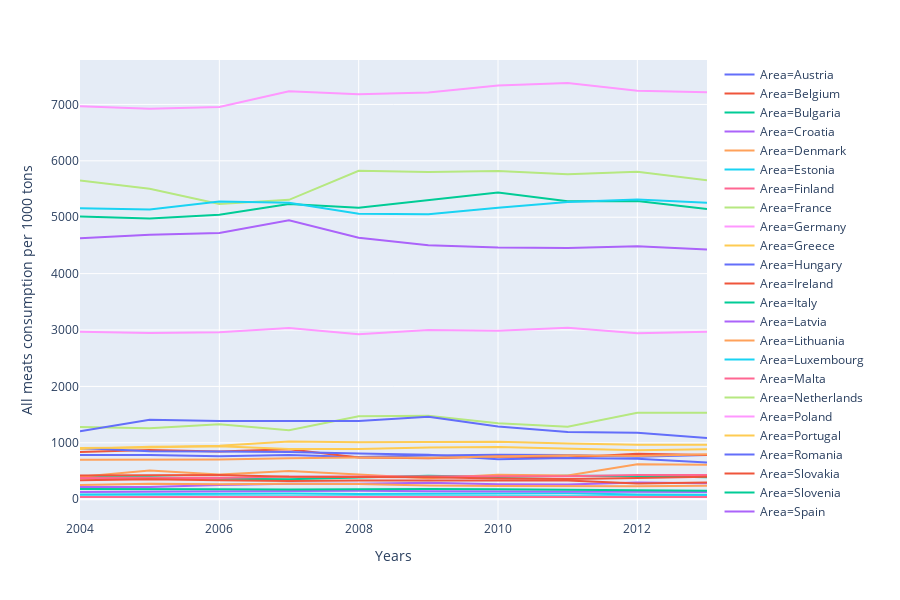

Notebook code for this chart:
### Code cell
fig = px.line(meat_consumption_melted, x="years", y='value', color='Area')
fig.update_xaxes(title_text='Years')
fig.update_yaxes(title_text='All meats consumption per 1000 tons')
fig.show()

### Figure 1 — Plotly figure (JSON) as saved in the notebook; plotly's stock layout.template omitted (floating-point values rounded to 4 significant figures)
{"data": [{"hoverlabel": {"namelength": 0}, "hovertemplate": "Area=Austria<br>years=%{x}<br>value=%{y}", "legendgroup": "Area=Austria", "line": {"color": "#636efa", "dash": "solid"}, "mode": "lines", "name": "Area=Austria", "showlegend": true, "type": "scatter", "x": [2004, 2005, 2006, 2007, 2008, 2009, 2010, 2011, 2012, 2013], "xaxis": "x", "y": [783, 783, 762, 783, 750, 776, 788, 785, 753, 784], "yaxis": "y"}, {"hoverlabel": {"namelength": 0}, "hovertemplate": "Area=Belgium<br>years=%{x}<br>value=%{y}", "legendgroup": "Area=Belgium", "line": {"color": "#EF553B", "dash": "solid"}, "mode": "lines", "name": "Area=Belgium", "showlegend": true, "type": "scatter", "x": [2004, 2005, 2006, 2007, 2008, 2009, 2010, 2011, 2012, 2013], "xaxis": "x", "y": [837, 873, 844, 887, 740, 728, 758, 739, 805, 784], "yaxis": "y"}, {"hoverlabel": {"namelength": 0}, "hovertemplate": "Area=Bulgaria<br>years=%{x}<br>value=%{y}", "legendgroup": "Area=Bulgaria", "line": {"color": "#00cc96", "dash": "solid"}, "mode": "lines", "name": "Area=Bulgaria", "showlegend": true, "type": "scatter", "x": [2004, 2005, 2006, 2007, 2008, 2009, 2010, 2011, 2012, 2013], "xaxis": "x", "y": [391, 388, 364, 354, 386, 415, 392, 416, 412, 389], "yaxis": "y"}, {"hoverlabel": {"namelength": 0}, "hovertemplate": "Area=Croatia<br>years=%{x}<br>value=%{y}", "legendgroup": "Area=Croatia", "line": {"color": "#ab63fa", "dash": "solid"}, "mode": "lines", "name": "Area=Croatia", "showlegend": true, "type": "scatter", "x": [2004, 2005, 2006, 2007, 2008, 2009, 2010, 2011, 2012, 2013], "xaxis": "x", "y": [216, 217, 252, 274, 272, 292, 265, 262, 296, 285], "yaxis": "y"}, {"hoverlabel": {"namelength": 0}, "hovertemplate": "Area=Denmark<br>years=%{x}<br>value=%{y}", "legendgroup": "Area=Denmark", "line": {"color": "#FFA15A", "dash": "solid"}, "mode": "lines", "name": "Area=Denmark", "showlegend": true, "type": "scatter", "x": [2004, 2005, 2006, 2007, 2008, 2009, 2010, 2011, 2012, 2013], "xaxis": "x", "y": [397, 511, 438, 500, 436, 373, 432, 422, 620, 613], "yaxis": "y"}, {"hoverlabel": {"namelength": 0}, "hovertemplate": "Area=Estonia<br>years=%{x}<br>value=%{y}", "legendgroup": "Area=Estonia", "line": {"color": "#19d3f3", "dash": "solid"}, "mode": "lines", "name": "Area=Estonia", "showlegend": true, "type": "scatter", "x": [2004, 2005, 2006, 2007, 2008, 2009, 2010, 2011, 2012, 2013], "xaxis": "x", "y": [84, 90, 95, 100, 94, 101, 102, 106, 84, 80], "yaxis": "y"}, {"hoverlabel": {"namelength": 0}, "hovertemplate": "Area=Finland<br>years=%{x}<br>value=%{y}", "legendgroup": "Area=Finland", "line": {"color": "#FF6692", "dash": "solid"}, "mode": "lines", "name": "Area=Finland", "showlegend": true, "type": "scatter", "x": [2004, 2005, 2006, 2007, 2008, 2009, 2010, 2011, 2012, 2013], "xaxis": "x", "y": [377, 381, 378, 402, 401, 396, 407, 407, 430, 427], "yaxis": "y"}, {"hoverlabel": {"namelength": 0}, "hovertemplate": "Area=France<br>years=%{x}<br>value=%{y}", "legendgroup": "Area=France", "line": {"color": "#B6E880", "dash": "solid"}, "mode": "lines", "name": "Area=France", "showlegend": true, "type": "scatter", "x": [2004, 2005, 2006, 2007, 2008, 2009, 2010, 2011, 2012, 2013], "xaxis": "x", "y": [5650, 5503, 5235, 5308, 5822, 5800, 5820, 5764, 5807, 5657], "yaxis": "y"}, {"hoverlabel": {"namelength": 0}, "hovertemplate": "Area=Germany<br>years=%{x}<br>value=%{y}", "legendgroup": "Area=Germany", "line": {"color": "#FF97FF", "dash": "solid"}, "mode": "lines", "name": "Area=Germany", "showlegend": true, "type": "scatter", "x": [2004, 2005, 2006, 2007, 2008, 2009, 2010, 2011, 2012, 2013], "xaxis": "x", "y": [6966, 6924, 6953, 7232, 7180, 7212, 7335, 7380, 7244, 7216], "yaxis": "y"}, {"hoverlabel": {"namelength": 0}, "hovertemplate": "Area=Greece<br>years=%{x}<br>value=%{y}", "legendgroup": "Area=Greece", "line": {"color": "#FECB52", "dash": "solid"}, "mode": "lines", "name": "Area=Greece", "showlegend": true, "type": "scatter", "x": [2004, 2005, 2006, 2007, 2008, 2009, 2010, 2011, 2012, 2013], "xaxis": "x", "y": [890, 928, 940, 889, 892, 917, 925, 903, 868, 887], "yaxis": "y"}, {"hoverlabel": {"namelength": 0}, "hovertemplate": "Area=Hungary<br>years=%{x}<br>value=%{y}", "legendgroup": "Area=Hungary", "line": {"color": "#636efa", "dash": "solid"}, "mode": "lines", "name": "Area=Hungary", "showlegend": true, "type": "scatter", "x": [2004, 2005, 2006, 2007, 2008, 2009, 2010, 2011, 2012, 2013], "xaxis": "x", "y": [906, 851, 844, 837, 810, 787, 709, 732, 718, 652], "yaxis": "y"}, {"hoverlabel": {"namelength": 0}, "hovertemplate": "Area=Ireland<br>years=%{x}<br>value=%{y}", "legendgroup": "Area=Ireland", "line": {"color": "#EF553B", "dash": "solid"}, "mode": "lines", "name": "Area=Ireland", "showlegend": true, "type": "scatter", "x": [2004, 2005, 2006, 2007, 2008, 2009, 2010, 2011, 2012, 2013], "xaxis": "x", "y": [420, 421, 431, 399, 393, 390, 369, 358, 376, 398], "yaxis": "y"}, {"hoverlabel": {"namelength": 0}, "hovertemplate": "Area=Italy<br>years=%{x}<br>value=%{y}", "legendgroup": "Area=Italy", "line": {"color": "#00cc96", "dash": "solid"}, "mode": "lines", "name": "Area=Italy", "showlegend": true, "type": "scatter", "x": [2004, 2005, 2006, 2007, 2008, 2009, 2010, 2011, 2012, 2013], "xaxis": "x", "y": [5015, 4979, 5042, 5236, 5168, 5298, 5437, 5283, 5289, 5145], "yaxis": "y"}, {"hoverlabel": {"namelength": 0}, "hovertemplate": "Area=Latvia<br>years=%{x}<br>value=%{y}", "legendgroup": "Area=Latvia", "line": {"color": "#ab63fa", "dash": "solid"}, "mode": "lines", "name": "Area=Latvia", "showlegend": true, "type": "scatter", "x": [2004, 2005, 2006, 2007, 2008, 2009, 2010, 2011, 2012, 2013], "xaxis": "x", "y": [126, 134, 135, 143, 149, 141, 138, 143, 132, 126], "yaxis": "y"}, {"hoverlabel": {"namelength": 0}, "hovertemplate": "Area=Lithuania<br>years=%{x}<br>value=%{y}", "legendgroup": "Area=Lithuania", "line": {"color": "#FFA15A", "dash": "solid"}, "mode": "lines", "name": "Area=Lithuania", "showlegend": true, "type": "scatter", "x": [2004, 2005, 2006, 2007, 2008, 2009, 2010, 2011, 2012, 2013], "xaxis": "x", "y": [250, 274, 264, 275, 270, 242, 232, 227, 229, 238], "yaxis": "y"}, {"hoverlabel": {"namelength": 0}, "hovertemplate": "Area=Luxembourg<br>years=%{x}<br>value=%{y}", "legendgroup": "Area=Luxembourg", "line": {"color": "#19d3f3", "dash": "solid"}, "mode": "lines", "name": "Area=Luxembourg", "showlegend": true, "type": "scatter", "x": [2004, 2005, 2006, 2007, 2008, 2009, 2010, 2011, 2012, 2013], "xaxis": "x", "y": [47, 48, 49, 49, 52, 49, 50, 51, 51, 52], "yaxis": "y"}, {"hoverlabel": {"namelength": 0}, "hovertemplate": "Area=Malta<br>years=%{x}<br>value=%{y}", "legendgroup": "Area=Malta", "line": {"color": "#FF6692", "dash": "solid"}, "mode": "lines", "name": "Area=Malta", "showlegend": true, "type": "scatter", "x": [2004, 2005, 2006, 2007, 2008, 2009, 2010, 2011, 2012, 2013], "xaxis": "x", "y": [40, 39, 40, 44, 41, 41, 40, 41, 40, 41], "yaxis": "y"}, {"hoverlabel": {"namelength": 0}, "hovertemplate": "Area=Netherlands<br>years=%{x}<br>value=%{y}", "legendgroup": "Area=Netherlands", "line": {"color": "#B6E880", "dash": "solid"}, "mode": "lines", "name": "Area=Netherlands", "showlegend": true, "type": "scatter", "x": [2004, 2005, 2006, 2007, 2008, 2009, 2010, 2011, 2012, 2013], "xaxis": "x", "y": [1282, 1256, 1327, 1222, 1472, 1480, 1346, 1285, 1532, 1532], "yaxis": "y"}, {"hoverlabel": {"namelength": 0}, "hovertemplate": "Area=Poland<br>years=%{x}<br>value=%{y}", "legendgroup": "Area=Poland", "line": {"color": "#FF97FF", "dash": "solid"}, "mode": "lines", "name": "Area=Poland", "showlegend": true, "type": "scatter", "x": [2004, 2005, 2006, 2007, 2008, 2009, 2010, 2011, 2012, 2013], "xaxis": "x", "y": [2968, 2949, 2961, 3036, 2927, 3002, 2987, 3038, 2941, 2968], "yaxis": "y"}, {"hoverlabel": {"namelength": 0}, "hovertemplate": "Area=Portugal<br>years=%{x}<br>value=%{y}", "legendgroup": "Area=Portugal", "line": {"color": "#FECB52", "dash": "solid"}, "mode": "lines", "name": "Area=Portugal", "showlegend": true, "type": "scatter", "x": [2004, 2005, 2006, 2007, 2008, 2009, 2010, 2011, 2012, 2013], "xaxis": "x", "y": [906, 918, 947, 1022, 1010, 1020, 1019, 986, 965, 966], "yaxis": "y"}, {"hoverlabel": {"namelength": 0}, "hovertemplate": "Area=Romania<br>years=%{x}<br>value=%{y}", "legendgroup": "Area=Romania", "line": {"color": "#636efa", "dash": "solid"}, "mode": "lines", "name": "Area=Romania", "showlegend": true, "type": "scatter", "x": [2004, 2005, 2006, 2007, 2008, 2009, 2010, 2011, 2012, 2013], "xaxis": "x", "y": [1205, 1408, 1385, 1385, 1388, 1462, 1288, 1191, 1178, 1085], "yaxis": "y"}, {"hoverlabel": {"namelength": 0}, "hovertemplate": "Area=Slovakia<br>years=%{x}<br>value=%{y}", "legendgroup": "Area=Slovakia", "line": {"color": "#EF553B", "dash": "solid"}, "mode": "lines", "name": "Area=Slovakia", "showlegend": true, "type": "scatter", "x": [2004, 2005, 2006, 2007, 2008, 2009, 2010, 2011, 2012, 2013], "xaxis": "x", "y": [334, 355, 335, 324, 330, 330, 320, 333, 279, 297], "yaxis": "y"}, {"hoverlabel": {"namelength": 0}, "hovertemplate": "Area=Slovenia<br>years=%{x}<br>value=%{y}", "legendgroup": "Area=Slovenia", "line": {"color": "#00cc96", "dash": "solid"}, "mode": "lines", "name": "Area=Slovenia", "showlegend": true, "type": "scatter", "x": [2004, 2005, 2006, 2007, 2008, 2009, 2010, 2011, 2012, 2013], "xaxis": "x", "y": [180, 183, 175, 171, 180, 179, 177, 170, 163, 149], "yaxis": "y"}, {"hoverlabel": {"namelength": 0}, "hovertemplate": "Area=Spain<br>years=%{x}<br>value=%{y}", "legendgroup": "Area=Spain", "line": {"color": "#ab63fa", "dash": "solid"}, "mode": "lines", "name": "Area=Spain", "showlegend": true, "type": "scatter", "x": [2004, 2005, 2006, 2007, 2008, 2009, 2010, 2011, 2012, 2013], "xaxis": "x", "y": [4628, 4688, 4720, 4946, 4636, 4502, 4462, 4453, 4487, 4428], "yaxis": "y"}, {"hoverlabel": {"namelength": 0}, "hovertemplate": "Area=Sweden<br>years=%{x}<br>value=%{y}", "legendgroup": "Area=Sweden", "line": {"color": "#FFA15A", "dash": "solid"}, "mode": "lines", "name": "Area=Sweden", "showlegend": true, "type": "scatter", "x": [2004, 2005, 2006, 2007, 2008, 2009, 2010, 2011, 2012, 2013], "xaxis": "x", "y": [698, 703, 705, 725, 739, 735, 762, 780, 767, 798], "yaxis": "y"}, {"hoverlabel": {"namelength": 0}, "hovertemplate": "Area=United Kingdom<br>years=%{x}<br>value=%{y}", "legendgroup": "Area=United Kingdom", "line": {"color": "#19d3f3", "dash": "solid"}, "mode": "lines", "name": "Area=United Kingdom", "showlegend": true, "type": "scatter", "x": [2004, 2005, 2006, 2007, 2008, 2009, 2010, 2011, 2012, 2013], "xaxis": "x", "y": [5157, 5137, 5280, 5255, 5063, 5051, 5168, 5270, 5313, 5255], "yaxis": "y"}], "layout": {"height": 600, "legend": {"tracegroupgap": 0}, "margin": {"t": 60}, "xaxis": {"anchor": "y", "domain": [0, 1], "title": {"text": "Years"}}, "yaxis": {"anchor": "x", "domain": [0, 1], "title": {"text": "All meats consumption per 1000 tons"}}}}
